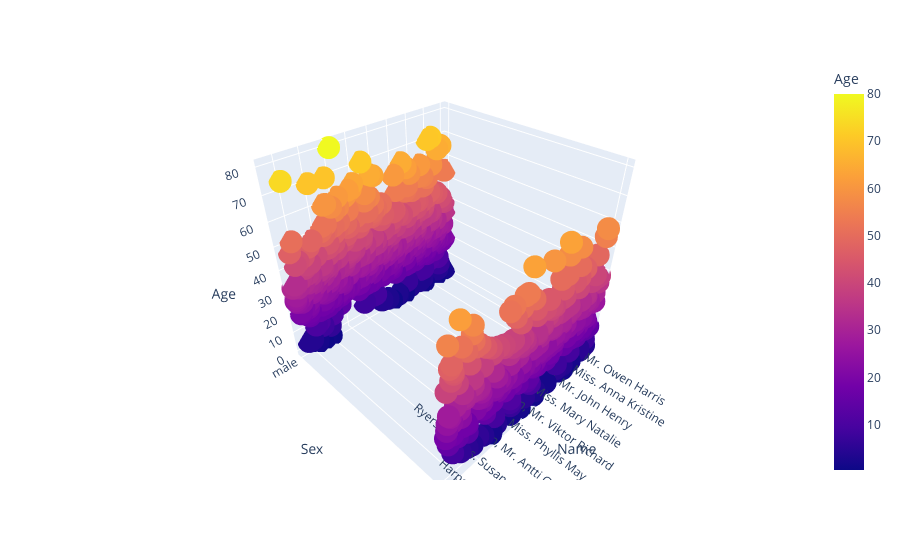

Notebook code for this chart:
### Markdown cell above
* 3D Visualisation of a person with features Name,Sex and Age

### Code cell
plt.figure(figsize=(10, 3))
fig = px.scatter_3d(train_data, x='Name', y='Sex', z='Age', color='Age')
fig.show()

### Figure 1 — Plotly figure (JSON) as saved in the notebook; plotly's stock layout.template omitted (floating-point values rounded to 4 significant figures; data arrays with more than 128 entries replaced by an {"elided": "..."} marker saying what was removed)
{"data": [{"hovertemplate": "Name=%{x}<br>Sex=%{y}<br>Age=%{marker.color}<extra></extra>", "legendgroup": "", "marker": {"color": {"elided": "891 float values"}, "coloraxis": "coloraxis", "symbol": "circle"}, "mode": "markers", "name": "", "scene": "scene", "showlegend": false, "type": "scatter3d", "x": {"elided": "891 str values"}, "y": {"elided": "891 str values"}, "z": {"elided": "891 float values"}}], "layout": {"coloraxis": {"colorbar": {"title": {"text": "Age"}}, "colorscale": [[0.0, "#0d0887"], [0.1111, "#46039f"], [0.2222, "#7201a8"], [0.3333, "#9c179e"], [0.4444, "#bd3786"], [0.5556, "#d8576b"], [0.6667, "#ed7953"], [0.7778, "#fb9f3a"], [0.8889, "#fdca26"], [1.0, "#f0f921"]]}, "legend": {"tracegroupgap": 0}, "margin": {"t": 60}, "scene": {"domain": {"x": [0.0, 1.0], "y": [0.0, 1.0]}, "xaxis": {"title": {"text": "Name"}}, "yaxis": {"title": {"text": "Sex"}}, "zaxis": {"title": {"text": "Age"}}}}}
